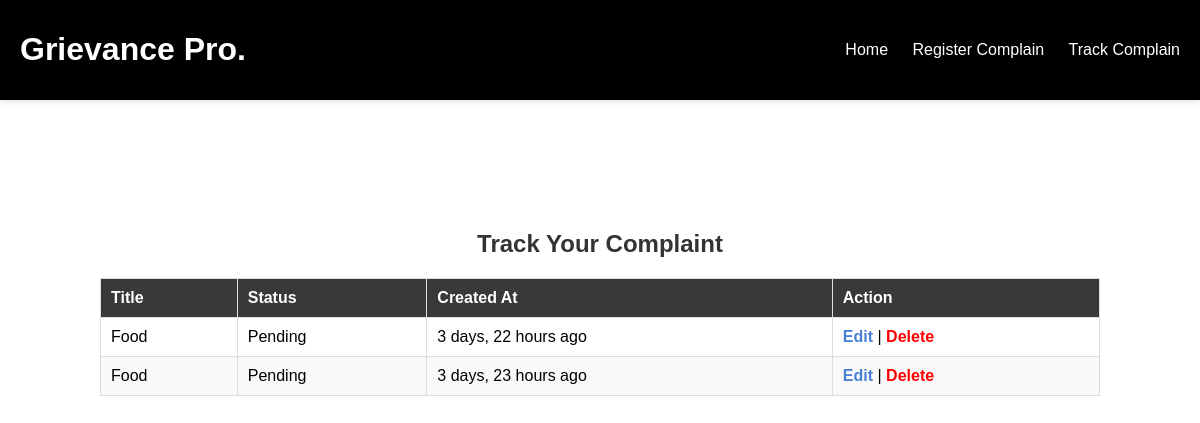
Page /track/ (signed in) on the committed database.
### My_App/models.py (models this page shows)
class Complaint(models.Model):
    user = models.ForeignKey(Signin, on_delete=models.CASCADE)
    title = models.CharField(max_length=100)
    description = models.TextField()
    category = models.ForeignKey(Category, on_delete=models.CASCADE)
    priority = models.CharField(max_length=20)
    department = models.ForeignKey(Department, on_delete=models.CASCADE)
    assigned_to = models.CharField(max_length=50)
    attachment = models.FileField(upload_to="attachments/attachments", null=True, blank=True)
    created_at = models.DateTimeField(default=now)
    status = models.CharField(max_length=20, default='Pending')

### My_App/views.py (the view)
# urls.py: path('track/', views.track_complaint, name='track_complaint'),
def track_complaint(request):
    if 'user' not in request.session:
        return redirect('login')
    user = Signin.objects.get(Username=request.session.get("user"))  # Get logged-in user
    complaints = Complaint.objects.filter(user=user).order_by('-created_at')  # Filter complaints by user
    return render(request, 'track_complaint.html', {'complaints': complaints})

### templates/track_complaint.html (shortened to what this page needs)
{% extends 'base.html' %}
{% block content %}
    <div class="container">
        <h2>Track Your Complaint</h2>
        <table>
            <thead>
                <tr>
                    <th>Title</th>
                    <th>Status</th>
                    <th>Created At</th>
                    <th>Action</th>
                </tr>
            </thead>
            <tbody>
                {% for complaint in complaints %}
                    <tr>
                        <td>{{ complaint.title }}</td>
                        <td>{{ complaint.status }}</td>
                        <td>{{ complaint.created_at|timesince }} ago</td>
                        <td>
                            <a href="{% url 'edit_complaint' complaint.id %}" class="edit-link">Edit</a> |
                            <a href="{% url 'delete_complaint' complaint.id %}" class="edit-link" style="color: red;">Delete</a>
                        </td>
                    </tr>
                {% endfor %}
            </tbody>
        </table>
    </div>
{% endblock %}

### templates/base.html (style rules this page uses)
body { margin: 0; font-family: Arial, sans-serif; }

### templates/track_complaint.html (style rules this page uses)
.container { max-width: 1000px; margin: 50px auto; padding: 20px; font-family: Arial, sans-serif; }
h2 { text-align: center; color: #333; margin-bottom: 20px; }
table { width: 100%; border-collapse: collapse; margin-top: 20px; }
table th, table td { padding: 10px; text-align: left; border: 1px solid #ddd; }
table th { background-color: #393939; color: #fff; font-weight: bold; }
table tr:nth-child(even) { background-color: #f9f9f9; }
.edit-link { color: rgb(72, 128, 212); text-decoration: none; font-weight: bold; transition: color 0.3s ease; }

### rows in the picture
Complaint: title "Food", status "Pending", created_at "3 days, 22 hours"
Complaint: title "Food", status "Pending", created_at "3 days, 23 hours"
